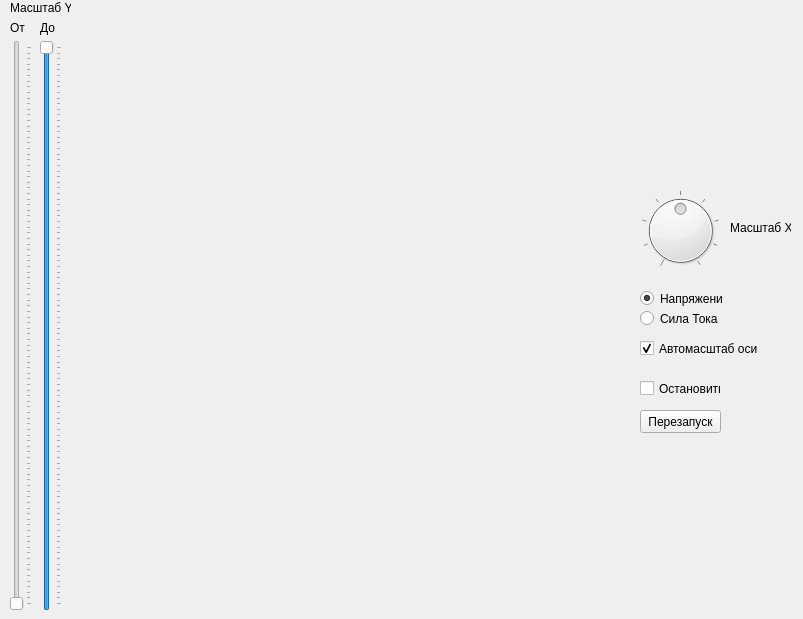
<?xml version="1.0" encoding="UTF-8"?>
<ui version="4.0">
 <class>Plot</class>
 <widget class="QMainWindow" name="Plot">
  <property name="geometry">
   <rect>
    <x>0</x>
    <y>0</y>
    <width>803</width>
    <height>619</height>
   </rect>
  </property>
  <property name="windowTitle">
   <string>Plot</string>
  </property>
  <property name="animated">
   <bool>false</bool>
  </property>
  <property name="tabShape">
   <enum>QTabWidget::Rounded</enum>
  </property>
  <widget class="QWidget" name="centralwidget">
   <widget class="QDial" name="dial">
    <property name="geometry">
     <rect>
      <x>640</x>
      <y>190</y>
      <width>81</width>
      <height>81</height>
     </rect>
    </property>
    <property name="mouseTracking">
     <bool>true</bool>
    </property>
    <property name="tabletTracking">
     <bool>false</bool>
    </property>
    <property name="minimum">
     <number>1</number>
    </property>
    <property name="maximum">
     <number>9</number>
    </property>
    <property name="value">
     <number>5</number>
    </property>
    <property name="invertedControls">
     <bool>false</bool>
    </property>
    <property name="wrapping">
     <bool>false</bool>
    </property>
    <property name="notchTarget">
     <double>3.700000000000000</double>
    </property>
    <property name="notchesVisible">
     <bool>true</bool>
    </property>
   </widget>
   <widget class="PlotWidget" name="graphWidget" native="true">
    <property name="geometry">
     <rect>
      <x>70</x>
      <y>10</y>
      <width>551</width>
      <height>601</height>
     </rect>
    </property>
    <property name="autoFillBackground">
     <bool>false</bool>
    </property>
   </widget>
   <widget class="QRadioButton" name="bt_voltage">
    <property name="geometry">
     <rect>
      <x>640</x>
      <y>290</y>
      <width>82</width>
      <height>17</height>
     </rect>
    </property>
    <property name="text">
     <string>Напряжение</string>
    </property>
    <property name="checked">
     <bool>true</bool>
    </property>
   </widget>
   <widget class="QRadioButton" name="bt_currence">
    <property name="geometry">
     <rect>
      <x>640</x>
      <y>310</y>
      <width>82</width>
      <height>17</height>
     </rect>
    </property>
    <property name="text">
     <string>Сила Тока</string>
    </property>
    <property name="checked">
     <bool>false</bool>
    </property>
   </widget>
   <widget class="QCheckBox" name="bt_stop">
    <property name="geometry">
     <rect>
      <x>640</x>
      <y>380</y>
      <width>81</width>
      <height>17</height>
     </rect>
    </property>
    <property name="text">
     <string>Остановить</string>
    </property>
    <property name="tristate">
     <bool>false</bool>
    </property>
   </widget>
   <widget class="QPushButton" name="bt_reboot">
    <property name="geometry">
     <rect>
      <x>640</x>
      <y>410</y>
      <width>81</width>
      <height>23</height>
     </rect>
    </property>
    <property name="text">
     <string>Перезапуск</string>
    </property>
   </widget>
   <widget class="QSlider" name="y_from">
    <property name="geometry">
     <rect>
      <x>10</x>
      <y>40</y>
      <width>22</width>
      <height>571</height>
     </rect>
    </property>
    <property name="tracking">
     <bool>true</bool>
    </property>
    <property name="orientation">
     <enum>Qt::Vertical</enum>
    </property>
    <property name="invertedAppearance">
     <bool>false</bool>
    </property>
    <property name="invertedControls">
     <bool>false</bool>
    </property>
    <property name="tickPosition">
     <enum>QSlider::TicksBelow</enum>
    </property>
   </widget>
   <widget class="QCheckBox" name="auto_scale">
    <property name="geometry">
     <rect>
      <x>640</x>
      <y>340</y>
      <width>121</width>
      <height>17</height>
     </rect>
    </property>
    <property name="text">
     <string>Автомасштаб оси Y</string>
    </property>
    <property name="checked">
     <bool>true</bool>
    </property>
   </widget>
   <widget class="QSlider" name="y_to">
    <property name="geometry">
     <rect>
      <x>40</x>
      <y>40</y>
      <width>22</width>
      <height>571</height>
     </rect>
    </property>
    <property name="value">
     <number>99</number>
    </property>
    <property name="tracking">
     <bool>true</bool>
    </property>
    <property name="orientation">
     <enum>Qt::Vertical</enum>
    </property>
    <property name="invertedAppearance">
     <bool>false</bool>
    </property>
    <property name="invertedControls">
     <bool>false</bool>
    </property>
    <property name="tickPosition">
     <enum>QSlider::TicksBelow</enum>
    </property>
   </widget>
   <widget class="QLabel" name="label">
    <property name="geometry">
     <rect>
      <x>10</x>
      <y>0</y>
      <width>61</width>
      <height>16</height>
     </rect>
    </property>
    <property name="text">
     <string>Масштаб Y</string>
    </property>
   </widget>
   <widget class="QLabel" name="label_2">
    <property name="geometry">
     <rect>
      <x>10</x>
      <y>20</y>
      <width>21</width>
      <height>16</height>
     </rect>
    </property>
    <property name="text">
     <string>От</string>
    </property>
   </widget>
   <widget class="QLabel" name="label_3">
    <property name="geometry">
     <rect>
      <x>40</x>
      <y>20</y>
      <width>21</width>
      <height>16</height>
     </rect>
    </property>
    <property name="text">
     <string>До</string>
    </property>
   </widget>
   <widget class="QLabel" name="label_4">
    <property name="geometry">
     <rect>
      <x>730</x>
      <y>220</y>
      <width>61</width>
      <height>16</height>
     </rect>
    </property>
    <property name="text">
     <string>Масштаб X</string>
    </property>
   </widget>
  </widget>
 </widget>
 <customwidgets>
  <customwidget>
   <class>PlotWidget</class>
   <extends>QWidget</extends>
   <header>pyqtgraph</header>
   <container>1</container>
  </customwidget>
 </customwidgets>
 <resources/>
 <connections/>
</ui>
